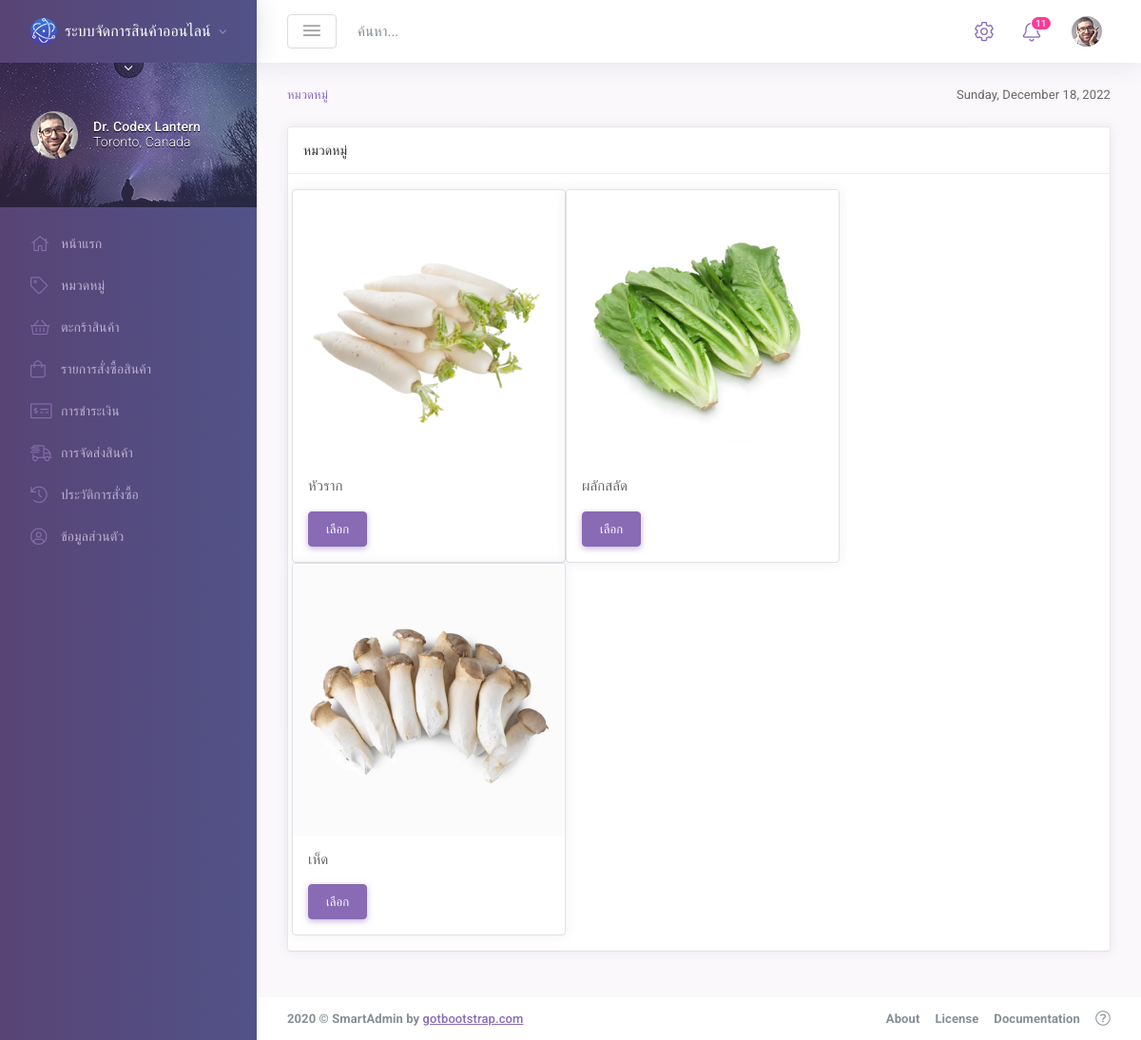
The app's page /role_customer/category.php with its own data.
### tables this page shows
CREATE TABLE `category` (
  `id` int(11) NOT NULL COMMENT 'รหัส',
  `name` varchar(250) NOT NULL COMMENT 'หมวดหมู่',
  `img` varchar(250) NOT NULL COMMENT 'รูปภาพ',
  `save_time` timestamp NOT NULL DEFAULT current_timestamp() COMMENT 'เวลาที่บันทึก'
);

### role_customer/category.php (the view, shortened to what this page needs)
<?php
require_once('../database/condb.inc.php');
?>
<!DOCTYPE html>
<html lang="en">
<head>
    <link id="vendorsbundle" rel="stylesheet" media="screen, print" href="../assets/dist/css/vendors.bundle.css">
    <link id="appbundle" rel="stylesheet" media="screen, print" href="../assets/dist/css/app.bundle.css">
    <link id="mytheme" rel="stylesheet" media="screen, print" href="#">
    <link id="myskin" rel="stylesheet" media="screen, print" href="../assets/dist/css/skins/skin-master.css">
    <link rel="stylesheet" media="screen, print" href="../assets/dist/css/fa-brands.css">
    <link rel="stylesheet" media="screen, print" href="../assets/dist/css/fa-solid.css">
</head>
<body class="mod-bg-1 mod-nav-link ">
    <div class="page-wrapper">
        <div class="page-inner">
            <?php include('include/menu_left.inc.php'); ?>
            <div class="page-content-wrapper">
                <?php include('include/menu_top.inc.php'); ?>
                <main id="js-page-content" role="main" class="page-content">
                    <ol class="breadcrumb page-breadcrumb">
                        <li class="breadcrumb-item"><a href="javascript:void(0);">หมวดหมู่</a></li>
                        <li class="position-absolute pos-top pos-right d-none d-sm-block"><span class="js-get-date">Sunday, December 18, 2022</span></li>
                    </ol>
                    <div class="row">
                        <div class="col-xl-6">
                            <div id="panel-1" class="panel">
                                <div class="panel-hdr">
                                    <h2>
                                        หมวดหมู่
                                    </h2>
                                </div>
                                <div class="panel-container show">
                                    <div class="panel-content">
                                        <div class="row">
                                            <?php
                                            $select = $conn->prepare("SELECT * FROM category");
                                            $select->execute();
                                            while ($row = $select->fetch(PDO::FETCH_ASSOC)) {
                                            ?>
                                                <div class="card border m-auto m-lg-0" style="max-width: 18rem;">
                                                    <img src="../upload/<?= $row['img']; ?>" class="card-img-top">
                                                    <div class="card-body">
                                                        <h5 class="card-title"><?= $row['name']; ?></h5>
                                                        <a href="product.php?c_id=<?= $row['id']; ?>&c_name=<?= $row['name']; ?>" class="btn btn-primary waves-effect waves-themed">เลือก</a>
                                                    </div>
                                                </div>
                                            <?php } ?>
                                        </div>
                                    </div>
                                </div>
                            </div>
                        </div>
                    </div>
                </main>
                <?php include('include/footer.inc.php'); ?>
            </div>
        </div>
    </div>
</body>
</html>

### records on screen
category: img (picture), name "หัวราก"
category: img (picture), name "ผลักสลัด"
category: img (picture), name "เห็ด"
